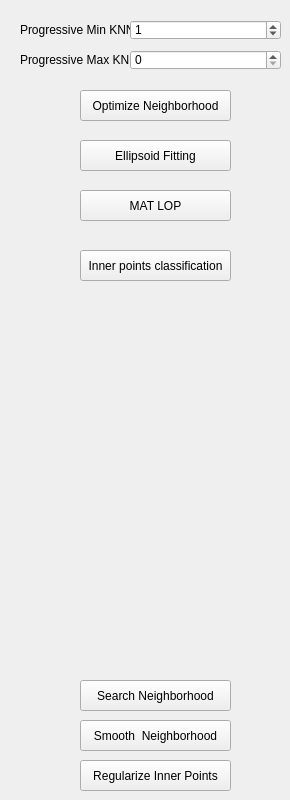
   <widget class="QWidget" name="tab_2">
    <attribute name="title">
     <string>Tab 2</string>
    </attribute>
    <widget class="QPushButton" name="pushButton_progressive_neighborhood">
     <property name="geometry">
      <rect>
       <x>80</x>
       <y>90</y>
       <width>151</width>
       <height>31</height>
      </rect>
     </property>
     <property name="text">
      <string>Optimize Neighborhood</string>
     </property>
    </widget>
    <widget class="QLabel" name="label_9">
     <property name="geometry">
      <rect>
       <x>20</x>
       <y>20</y>
       <width>152</width>
       <height>20</height>
      </rect>
     </property>
     <property name="text">
      <string>Progressive Min KNN</string>
     </property>
    </widget>
    <widget class="QLabel" name="label_6">
     <property name="geometry">
      <rect>
       <x>20</x>
       <y>50</y>
       <width>152</width>
       <height>20</height>
      </rect>
     </property>
     <property name="text">
      <string>Progressive Max KNN</string>
     </property>
    </widget>
    <widget class="QDoubleSpinBox" name="progressive_min_knn">
     <property name="geometry">
      <rect>
       <x>130</x>
       <y>20</y>
       <width>151</width>
       <height>20</height>
      </rect>
     </property>
     <property name="decimals">
      <number>0</number>
     </property>
     <property name="minimum">
      <double>0.000000000000000</double>
     </property>
     <property name="maximum">
      <double>1000.000000000000000</double>
     </property>
     <property name="singleStep">
      <double>0.010000000000000</double>
     </property>
     <property name="value">
      <double>1.000000000000000</double>
     </property>
    </widget>
    <widget class="QDoubleSpinBox" name="progressive_max_knn">
     <property name="geometry">
      <rect>
       <x>130</x>
       <y>50</y>
       <width>151</width>
       <height>20</height>
      </rect>
     </property>
     <property name="decimals">
      <number>0</number>
     </property>
     <property name="maximum">
      <double>100000.000000000000000</double>
     </property>
     <property name="singleStep">
      <double>0.100000000000000</double>
     </property>
    </widget>
    <widget class="QPushButton" name="inner_points_classification">
     <property name="geometry">
      <rect>
       <x>80</x>
       <y>250</y>
       <width>151</width>
       <height>31</height>
      </rect>
     </property>
     <property name="text">
      <string>Inner points classification</string>
     </property>
    </widget>
    <widget class="QPushButton" name="pushButton_ellipsoid_fitting">
     <property name="geometry">
      <rect>
       <x>80</x>
       <y>140</y>
       <width>151</width>
       <height>31</height>
      </rect>
     </property>
     <property name="text">
      <string>Ellipsoid Fitting</string>
     </property>
    </widget>
    <widget class="QPushButton" name="mat_lop">
     <property name="geometry">
      <rect>
       <x>80</x>
       <y>190</y>
       <width>151</width>
       <height>31</height>
      </rect>
     </property>
     <property name="text">
      <string>MAT LOP</string>
     </property>
    </widget>
    <widget class="QPushButton" name="pushButton_search_neighborhood">
     <property name="geometry">
      <rect>
       <x>80</x>
       <y>680</y>
       <width>151</width>
       <height>31</height>
      </rect>
     </property>
     <property name="text">
      <string>Search Neighborhood</string>
     </property>
    </widget>
    <widget class="QPushButton" name="pushButton_smooth_neighborhood">
     <property name="geometry">
      <rect>
       <x>80</x>
       <y>720</y>
       <width>151</width>
       <height>31</height>
      </rect>
     </property>
     <property name="text">
      <string>Smooth  Neighborhood</string>
     </property>
    </widget>
    <widget class="QPushButton" name="pushButton_regularize_inner_points">
     <property name="geometry">
      <rect>
       <x>80</x>
       <y>760</y>
       <width>151</width>
       <height>31</height>
      </rect>
     </property>
     <property name="text">
      <string>Regularize Inner Points</string>
     </property>
    </widget>
   </widget>
